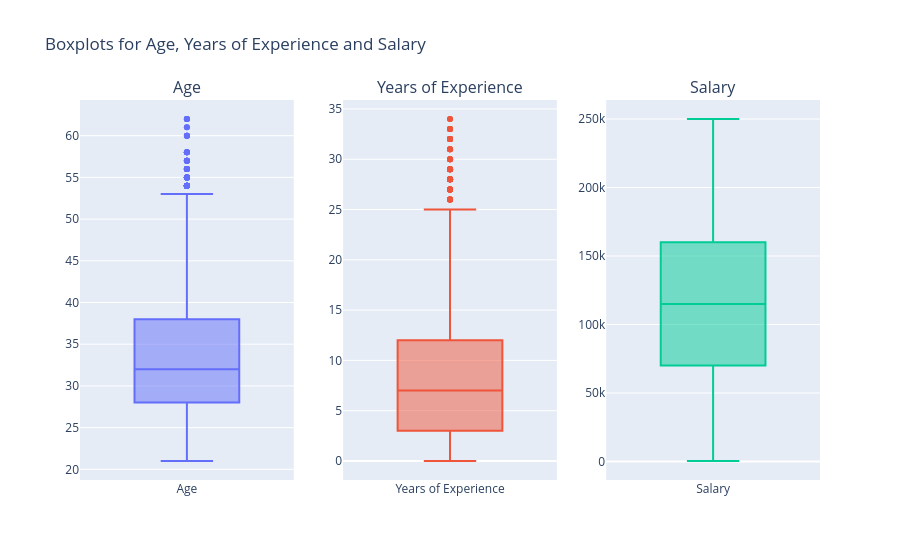

Notebook cell for this chart:
### Code cell
# зучите выбросы для столбцов Age, Years of Experience и Salary с помощью boxplot
# При наличии выбросов подумайте, как с ними быть
from plotly.subplots import make_subplots
import plotly.graph_objects as go

fig = make_subplots(rows=1, cols=3, subplot_titles=['Age', 'Years of Experience', 'Salary'])

fig.add_trace(go.Box(y=df_salary['Age'], name='Age'), row=1, col=1)
fig.add_trace(go.Box(y=df_salary['Years of Experience'], name='Years of Experience'), row=1, col=2)
fig.add_trace(go.Box(y=df_salary['Salary'], name='Salary'), row=1, col=3)

fig.update_layout(title='Boxplots for Age, Years of Experience and Salary', showlegend=False)
fig.show()

### Figure 1 — Plotly figure (JSON) as saved in the notebook; plotly's stock layout.template omitted (floating-point values rounded to 4 significant figures; data arrays with more than 128 entries replaced by an {"elided": "..."} marker saying what was removed)
{"data": [{"name": "Age", "type": "box", "xaxis": "x", "y": {"elided": "6702 float values"}, "yaxis": "y"}, {"name": "Years of Experience", "type": "box", "xaxis": "x2", "y": {"elided": "6702 float values"}, "yaxis": "y2"}, {"name": "Salary", "type": "box", "xaxis": "x3", "y": {"elided": "6702 float values"}, "yaxis": "y3"}], "layout": {"annotations": [{"font": {"size": 16}, "showarrow": false, "text": "Age", "x": 0.1444, "xanchor": "center", "xref": "paper", "y": 1, "yanchor": "bottom", "yref": "paper"}, {"font": {"size": 16}, "showarrow": false, "text": "Years of Experience", "x": 0.5, "xanchor": "center", "xref": "paper", "y": 1, "yanchor": "bottom", "yref": "paper"}, {"font": {"size": 16}, "showarrow": false, "text": "Salary", "x": 0.8556, "xanchor": "center", "xref": "paper", "y": 1, "yanchor": "bottom", "yref": "paper"}], "showlegend": false, "title": {"text": "Boxplots for Age, Years of Experience and Salary"}, "xaxis": {"anchor": "y", "domain": [0, 0.2889]}, "xaxis2": {"anchor": "y2", "domain": [0.3556, 0.6444]}, "xaxis3": {"anchor": "y3", "domain": [0.7111, 1]}, "yaxis": {"anchor": "x", "domain": [0, 1]}, "yaxis2": {"anchor": "x2", "domain": [0, 1]}, "yaxis3": {"anchor": "x3", "domain": [0, 1]}}}
